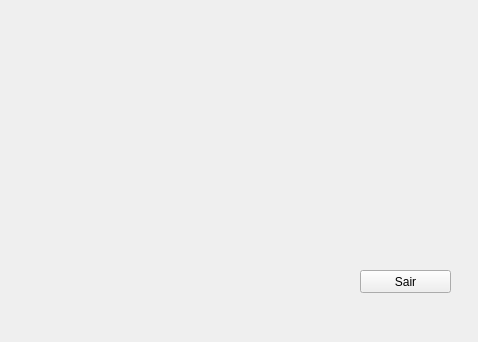
<?xml version="1.0" encoding="UTF-8"?>
<ui version="4.0">
 <class>aplicacao</class>
 <widget class="QMainWindow" name="aplicacao">
  <property name="geometry">
   <rect>
    <x>0</x>
    <y>0</y>
    <width>478</width>
    <height>342</height>
   </rect>
  </property>
  <property name="windowTitle">
   <string>aplicacao</string>
  </property>
  <widget class="QWidget" name="centralWidget">
   <widget class="QPushButton" name="pushButton_Sair">
    <property name="geometry">
     <rect>
      <x>360</x>
      <y>270</y>
      <width>91</width>
      <height>23</height>
     </rect>
    </property>
    <property name="text">
     <string>Sair</string>
    </property>
   </widget>
   <widget class="GLWidget" name="widget" native="true">
    <property name="geometry">
     <rect>
      <x>30</x>
      <y>20</y>
      <width>301</width>
      <height>271</height>
     </rect>
    </property>
   </widget>
  </widget>
 </widget>
 <layoutdefault spacing="6" margin="11"/>
 <customwidgets>
  <customwidget>
   <class>GLWidget</class>
   <extends>QWidget</extends>
   <header>glwidget.h</header>
   <container>1</container>
  </customwidget>
 </customwidgets>
 <resources/>
 <connections/>
</ui>
